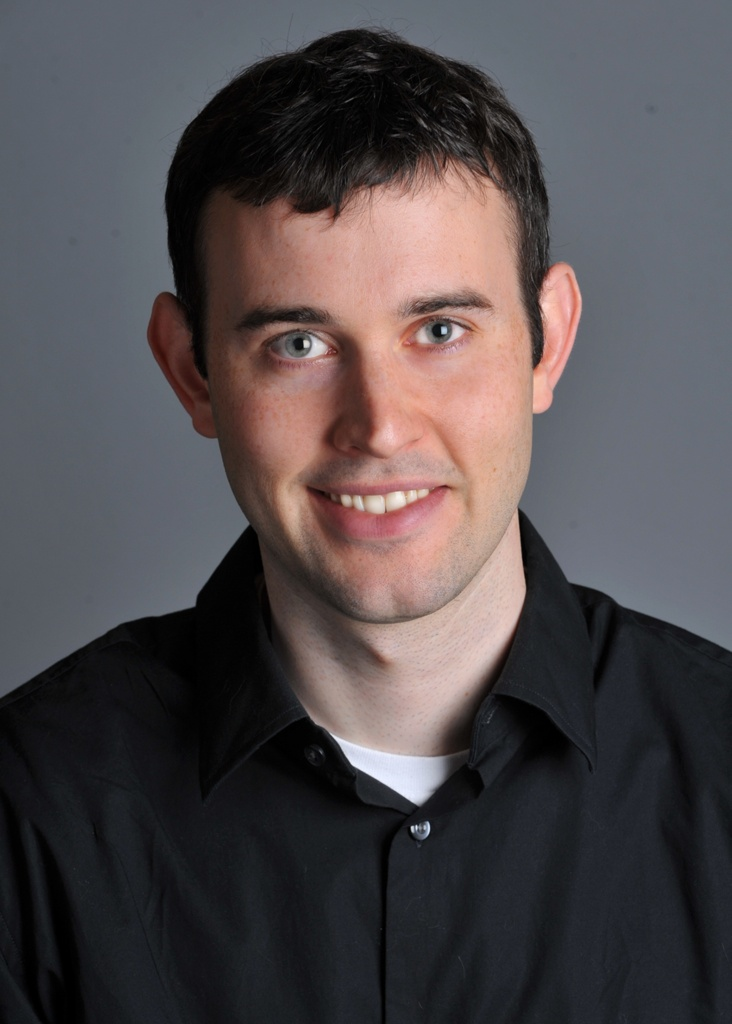
#> input picture Assignment_Images/DerekPicture.jpg, 732 x 1024 px
$ python 2.3stacks.py Assignment_Images/DerekPicture.jpg Assignment_Images/Janet.jpg
#> lines starting #> are read from the running program, lines starting #| are printed output that depends on the picture
"""Parts 2.3 / 2.4: Gaussian and Laplacian stacks, and multiresolution blending.

A STACK is a pyramid without downsampling: every level keeps the full image size.

  Gaussian stack   G_0 = I,  G_l = I blurred with sigma * 2**(l-1)
  Laplacian stack  L_l = G_l - G_(l+1),  last entry L_N = G_N (low-frequency residual)
                   so sum_l L_l = I exactly.

Blend (Burt & Adelson) with mask M (1 where image A is wanted):
  blend = sum_l  L_l(A) * G_l(M)  +  L_l(B) * (1 - G_l(M))
The mask gets its own Gaussian stack, so the seam is soft at coarse levels and
sharp at fine ones.

Usage: python simple_2_3_stacks.py IMAGE_A IMAGE_B [--sigma S] [--levels N] [--mask MASK.png]
  Default mask: vertical step (A on the left half, B on the right).
  --mask: grayscale image, white = take A, black = take B (use for irregular masks).
"""
import argparse

import cv2
import matplotlib.pyplot as plt
import numpy as np
from scipy.signal import fftconvolve


def blur(img, sigma):
    """Gaussian blur with mirrored borders (2D or colour)."""
    if img.ndim == 3:
        return np.dstack([blur(img[..., c], sigma) for c in range(img.shape[2])])
    ksize = 2 * int(np.ceil(3 * sigma)) + 1
    g = cv2.getGaussianKernel(ksize, sigma)
    p = ksize // 2
    return fftconvolve(np.pad(img, p, mode="reflect"), g @ g.T, mode="valid").astype(np.float32)


def gaussian_stack(img, levels, sigma):
    return [img] + [blur(img, sigma * 2 ** (l - 1)) for l in range(1, levels + 1)]


def laplacian_stack(g):
    return [g[l] - g[l + 1] for l in range(len(g) - 1)] + [g[-1]]


def blend_stacks(lap_a, lap_b, mask_stack):
    """Weighted bands of A, of B, and their per-level sum."""
    wa = [la * m for la, m in zip(lap_a, mask_stack)]
    wb = [lb * (1 - m) for lb, m in zip(lap_b, mask_stack)]
    return wa, wb, [a + b for a, b in zip(wa, wb)]


def load_rgb(path):
#> called with path = 'Assignment_Images/DerekPicture.jpg'
    bgr = cv2.imread(path)
#> bgr is the input picture: shape (1024, 732, 3); mean B, G, R 76.9, 74.5, 80.5
    if bgr is None:
        raise FileNotFoundError(path)
    return cv2.cvtColor(bgr, cv2.COLOR_BGR2RGB).astype(np.float32) / 255


def clip(x):
    return np.clip(x, 0, 1)


def band(x, gain=3.0):
    """Signed band shown around mid-gray."""
    return clip(0.5 + gain * x)


def draw(ax, img, title, frame=False):
    ax.imshow(img, cmap="gray" if img.ndim == 2 else None, vmin=0, vmax=1)
    ax.set_title(title, fontsize=9)
    if frame:   # keep a border so a white image is visible on a white page
        ax.set_xticks([])
        ax.set_yticks([])
    else:
        ax.axis("off")


def main():
    p = argparse.ArgumentParser()
    p.add_argument("image_a")
    p.add_argument("image_b")
    p.add_argument("--sigma", type=float, default=2.0, help="first-level sigma (doubles per level)")
    p.add_argument("--levels", type=int, default=5)
    p.add_argument("--mask")
    p.add_argument("--crop-bottom", type=int, default=0, help="trim rows (e.g. a scan caption)")
    args = p.parse_args()

    a, b = load_rgb(args.image_a), load_rgb(args.image_b)
#> call 2 of load_rgb, with path = 'Assignment_Images/Janet.jpg'
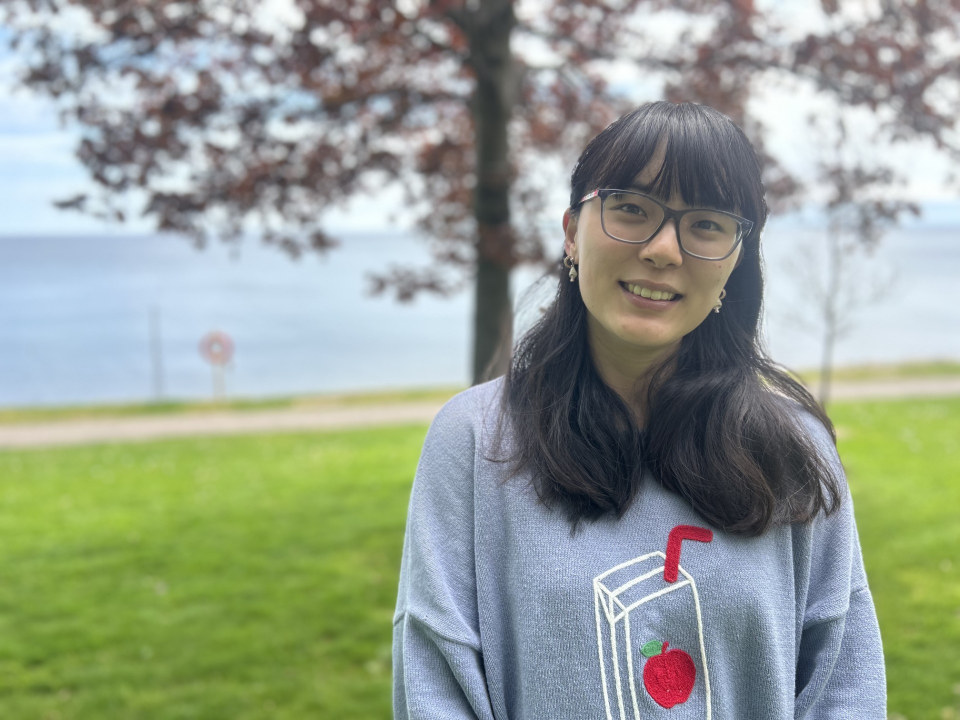
#> input picture Assignment_Images/Janet.jpg, 1920 x 1440 px (shown at 1/2 size)
#> in load_rgb, bgr is the input picture: shape (1440, 1920, 3); mean B, G, R 145.1, 159.6, 149.2
    if b.shape[:2] != a.shape[:2]:
        b = cv2.resize(b, (a.shape[1], a.shape[0]), interpolation=cv2.INTER_AREA)
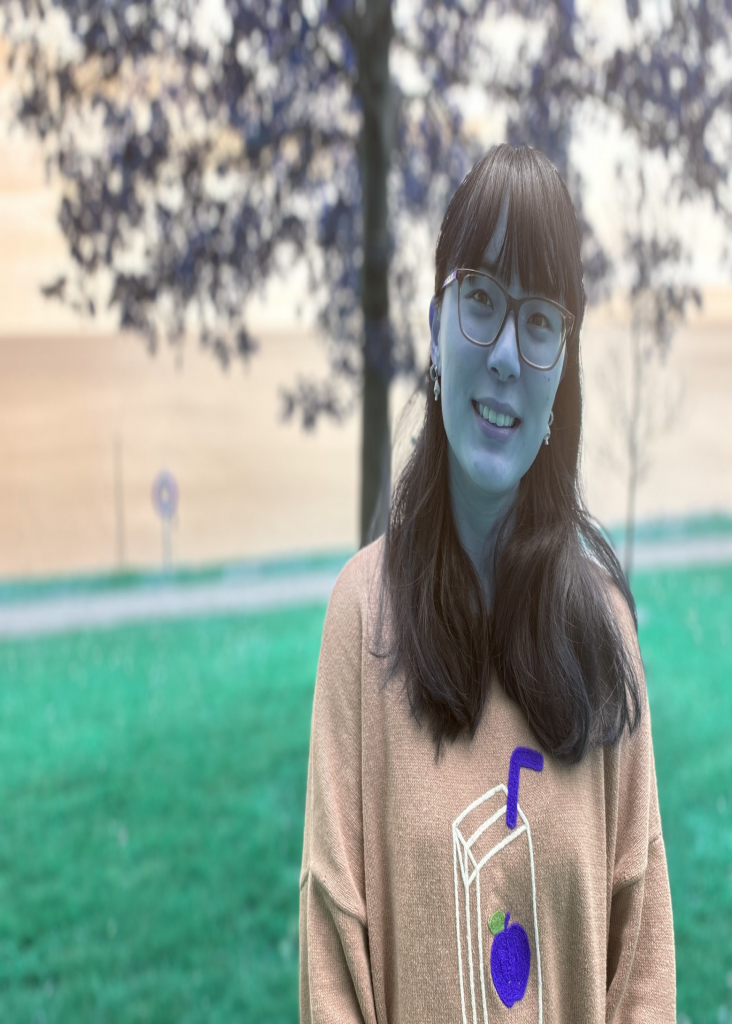
#> b: shape (1024, 732, 3) float32; mean of channels 0, 1, 2 0.585, 0.626, 0.569; drawn as B, G, R
    if args.crop_bottom:
        a, b = a[:-args.crop_bottom], b[:-args.crop_bottom]
    h, w = a.shape[:2]
#> h = 1024; w = 732

    if args.mask:
        m = cv2.imread(args.mask, cv2.IMREAD_GRAYSCALE)
        mask = cv2.resize(m, (w, h), interpolation=cv2.INTER_AREA).astype(np.float32) / 255
    else:
        mask = np.zeros((h, w), np.float32)
        mask[:, : w // 2] = 1
    N = args.levels

    ga, gb, gm = (gaussian_stack(x, N, args.sigma) for x in (a, b, np.dstack([mask] * 3)))
#> in blur (call 37), `return np.dstack([blur(img[..., c], sigma) for c in range(img.shape[2]..`:
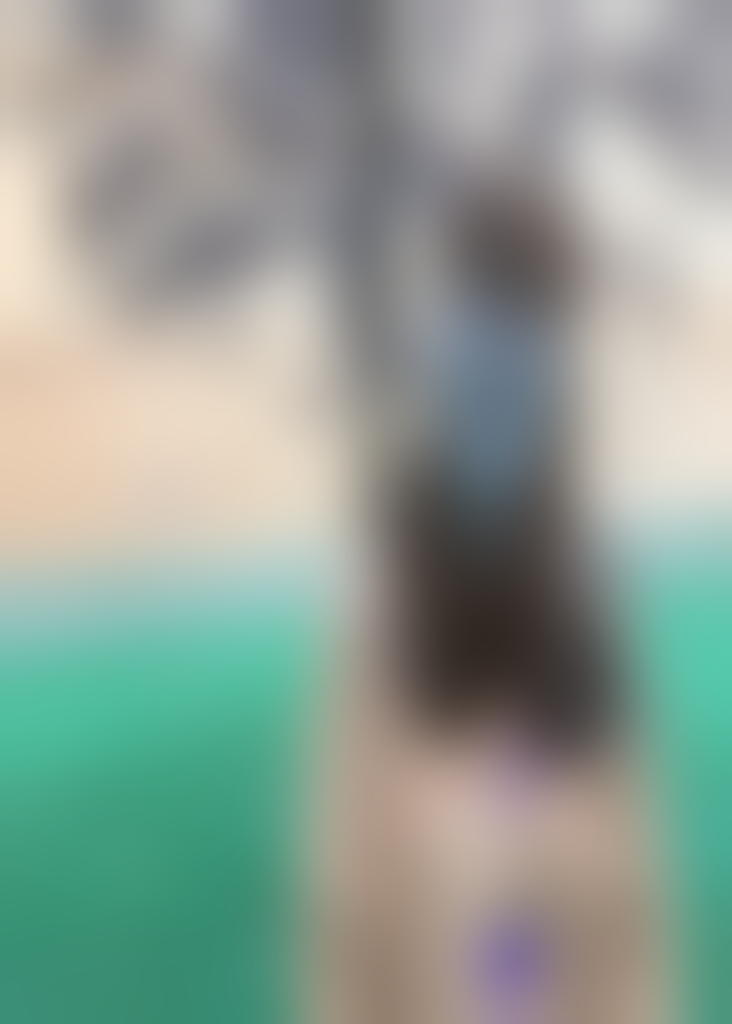
#> returned value: shape (1024, 732, 3) float32; mean of channels 0, 1, 2 0.585, 0.626, 0.569; drawn as B, G, R
#> ga = 6 items; gb = 6 items; gm = 6 items
    la, lb = laplacian_stack(ga), laplacian_stack(gb)
    wa, wb, wsum = blend_stacks(la, lb, gm)
#> wa = 6 items; wb = 6 items; wsum = 6 items
    blended = clip(sum(wsum))

    print(f"Image {w}x{h}, {N} levels, sigmas: "
          + ", ".join(f"{args.sigma * 2 ** (l - 1):g}" for l in range(1, N + 1)))
#| Image 732x1024, 5 levels, sigmas: 2, 4, 8, 16, 32
    print(f"Laplacian stack sums back to the image: max error "
          f"{np.abs(sum(la) - a).max():.1e} (A), {np.abs(sum(lb) - b).max():.1e} (B)")
#| Laplacian stack sums back to the image: max error 6.0e-08 (A), 6.0e-08 (B)

    # Figure 1: all the stacks
    rows = [("Gaussian A", ga, clip), ("Laplacian A", la, band), ("Gaussian B", gb, clip),
            ("Laplacian B", lb, band), ("Mask", gm, clip)]
    fig, axes = plt.subplots(len(rows), N + 1, figsize=(2.6 * (N + 1), 2.4 * len(rows) * h / w + 1))
    for r, (name, stack, f) in enumerate(rows):
        for l in range(N + 1):
            residual = name.startswith("Laplacian") and l == N   # plain low-pass image
            im = clip(stack[l]) if residual else f(stack[l])
            draw(axes[r, l], im, f"{name} {l}" + (" (residual)" if residual else ""), frame=name == "Mask")
#> this loop made 5 passes
#> name on passes 1 to 5: 'Gaussian A', 'Laplacian A', 'Gaussian B', 'Laplacian B', 'Mask'
    fig.suptitle("Gaussian and Laplacian stacks (Laplacian bands at x3 contrast around mid-gray)")
    fig.tight_layout()
    fig.savefig("part2_3_stacks.png", dpi=110)
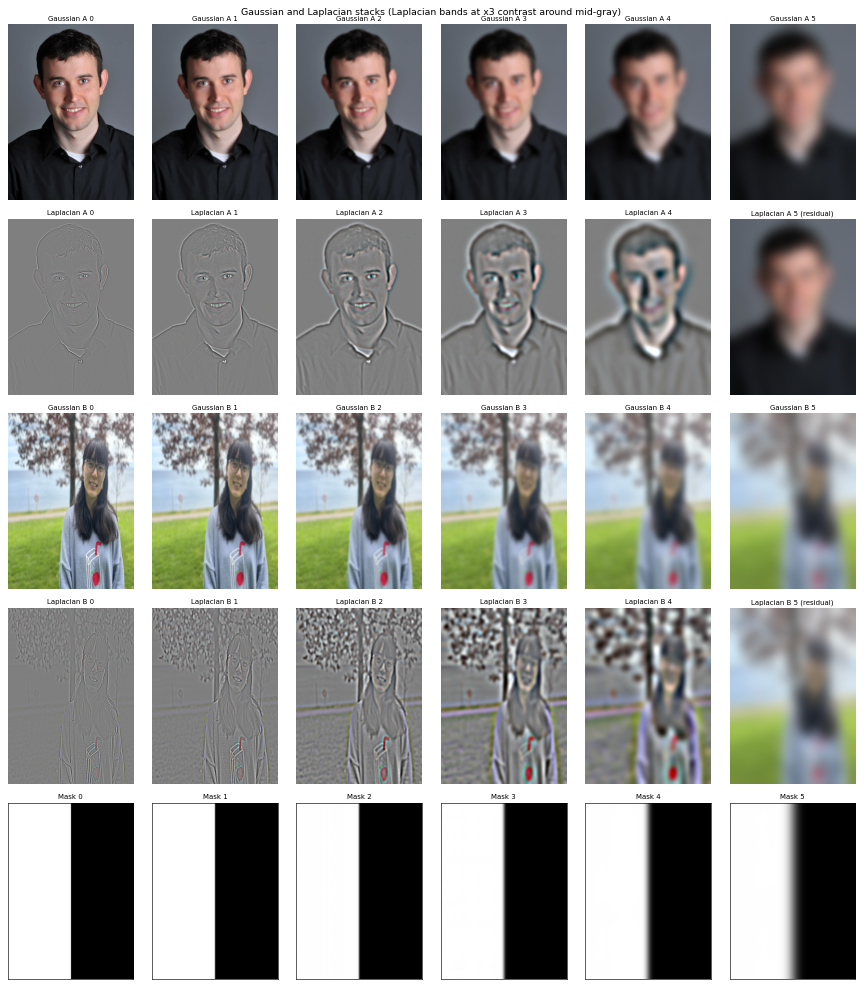
#> figure drawn by matplotlib, 30 panels

    # Figure 2: recreate Szeliski Fig. 3.42 (a)-(l)
    # rows 1-3: Laplacian levels 0, 2, 4 (high / medium / low); row 4: all levels summed
    letters = iter("abcdefghijkl")
    fig, axes = plt.subplots(4, 3, figsize=(10, 12.4 * h / w + 0.6))
    for r, l in enumerate([0, 2, min(4, N - 1)]):
        for c, (stack, t) in enumerate([(wa, "A x mask"), (wb, "B x (1 - mask)"), (wsum, "sum")]):
            draw(axes[r, c], band(stack[l]), f"({next(letters)}) level {l}: {t}")
    for c, (stack, t) in enumerate([(wa, "A, all levels"), (wb, "B, all levels"), (wsum, "blend")]):
        draw(axes[3, c], clip(sum(stack)), f"({next(letters)}) {t}")
#> this loop made 3 passes
    fig.suptitle("Recreation of Szeliski Fig. 3.42")
    fig.tight_layout()
    fig.savefig("part2_3_figure_3_42.png", dpi=110)
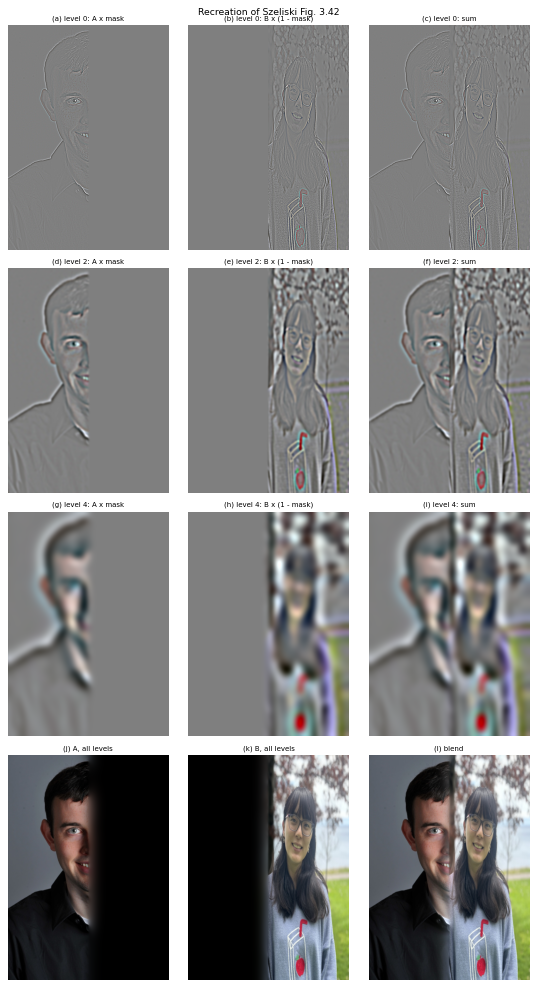
#> figure drawn by matplotlib, 12 panels

    # Figure 3: inputs, mask, result
    fig, axes = plt.subplots(1, 4, figsize=(16, 4.4))
    for ax, im, t in zip(axes, (a, b, mask, blended),
                         ("Image A", "Image B", "Mask (white = A)", "Blended")):
        draw(ax, im, t, frame=t.startswith("Mask"))
#> this loop made 4 passes
    fig.tight_layout()
    fig.savefig("part2_3_result.png", dpi=110)
    cv2.imwrite("part2_3_blend.png", cv2.cvtColor((blended * 255).astype(np.uint8), cv2.COLOR_RGB2BGR))
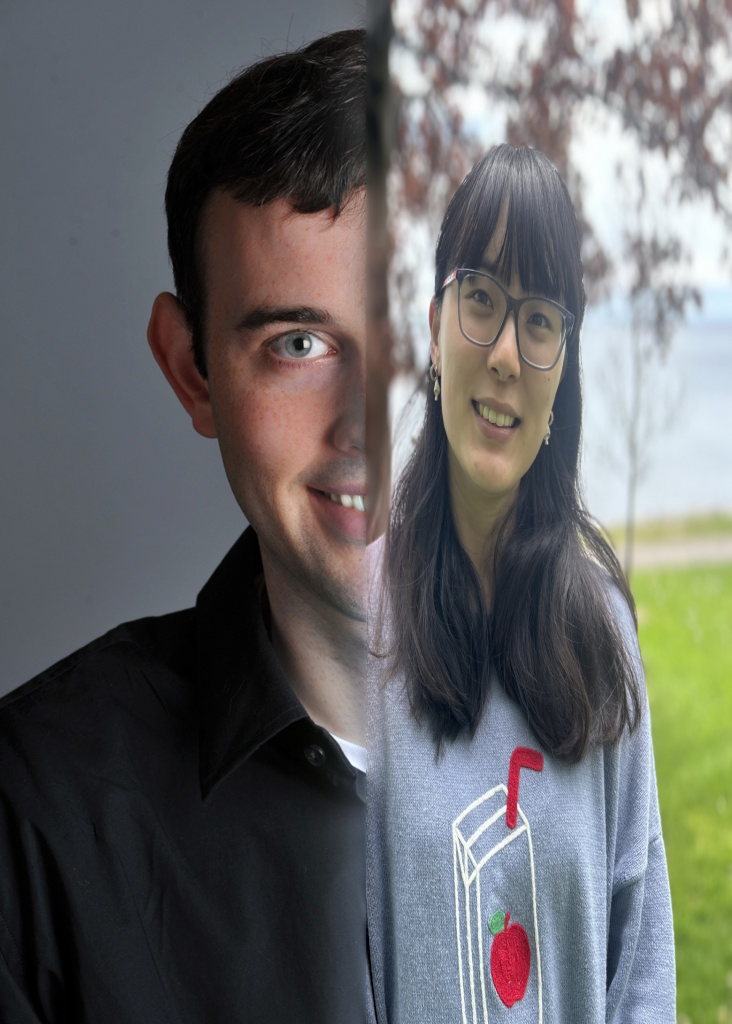
#> saved as part2_3_blend.png: shape (1024, 732, 3); mean B, G, R 102.6, 102.9, 102.5
    plt.show()


if __name__ == "__main__":
    main()
